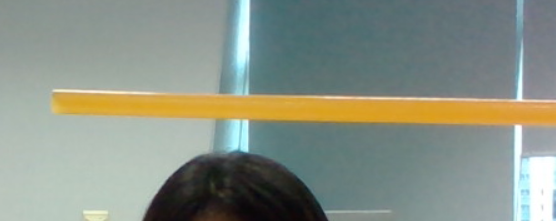
#> input picture imgprocessing/yellow.png, 556 x 221 px, given in place of yellow.jpg, which was not available
$ jupyter execute day_script.py.ipynb   (shell and % lines are left out)
#> lines starting #> are read from the running program, lines starting #| are printed output that depends on the picture; pictures that were not available may be replaced by others from this repository, and a replacement may not be noted
[cell 1]
import cv2
import numpy as np
from matplotlib import pyplot as plt
import subprocess as sp

def imshow(tit, image) :
    plt.title(tit)
    if len(image.shape) == 3 :
        plt.imshow(cv2.cvtColor(image, cv2.COLOR_BGR2RGB))
    else :
        plt.imshow(image, cmap="gray")
    plt.show()

[cell 2]
yellow = cv2.imread('yellow.jpg')
#> yellow is the input picture: shape (221, 556, 3); mean B, G, R 133.7, 145.6, 137.8
imshow("yellow", yellow )

hsv = cv2.cvtColor(yellow, cv2.COLOR_BGR2HSV)
#> hsv: shape (221, 556, 3); mean H, S, V 74.4, 49, 152.6
print(hsv.shape)
#| (221, 556, 3)
h = hsv[:,:,0]
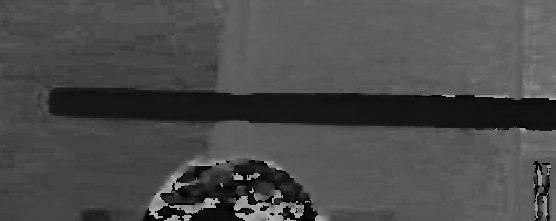
#> h: shape (221, 556); min 0, max 178, mean 74.4
s = hsv[:,:,1]
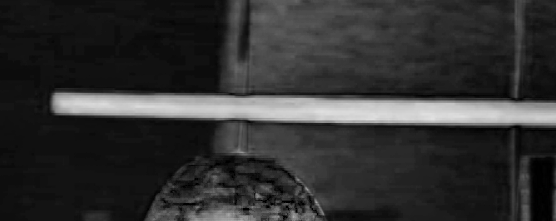
#> s: shape (221, 556); min 0, max 226, mean 49
print(h.shape)
#| (221, 556)

dest = yellow.copy()
for r in range(yellow.shape[0]) :
    for c in range(yellow.shape[1]) :
        if h[r,c] >= 10 and h[r,c] <= 50 and   s[r,c] >= 170 and s[r,c] <= 230 :
            dest[r,c, :] =  yellow[r,c,:]  #[255,255,255]
        else :
            dest[r,c, :] = [0,0,0]
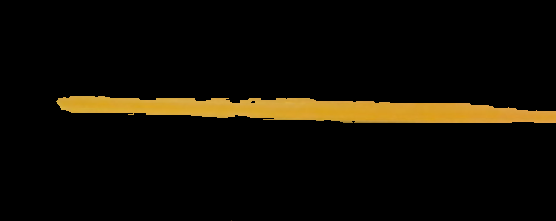
#> dest: shape (221, 556, 3); mean B, G, R 3.6, 11.7, 15.6
imshow("src", yellow)
imshow("yellow", dest)

dest2 = np.hstack((yellow, dest ))
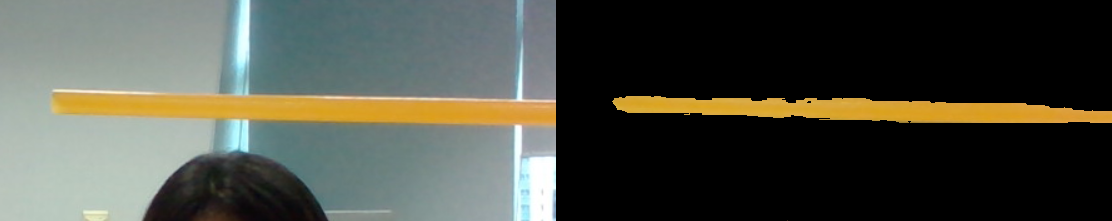
#> dest2: shape (221, 1112, 3); mean B, G, R 68.6, 78.7, 76.7
print(dest2.shape)
#| (221, 1112, 3)
imshow("yellow", dest2)
